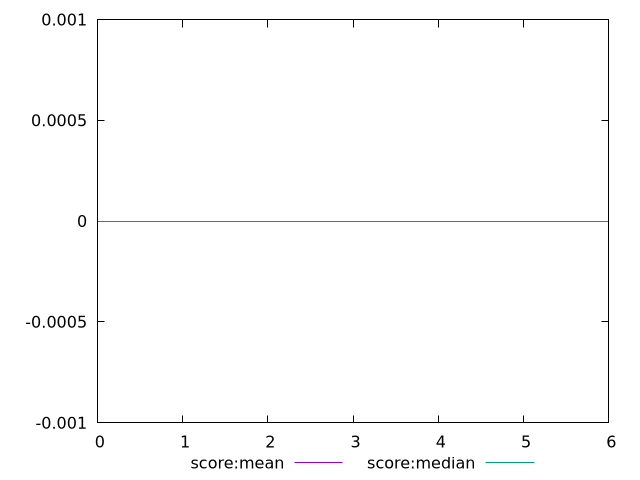

The script that saved this image:
$_scoreMean <<EOF
0
0
0
0
0
0
0
EOF
$_scoreMedian <<EOF
0
0
0
0
0
0
0
EOF
set key outside below
set terminal pngcairo
set output "report_00006_2020-11-02T20-21-41.718Z/unsized-images/progession_score:mean_score:median.png"
set yrange [-0.001:0.001]
plot $_scoreMean title "score:mean" with line ,$_scoreMedian title "score:median" with line ,
